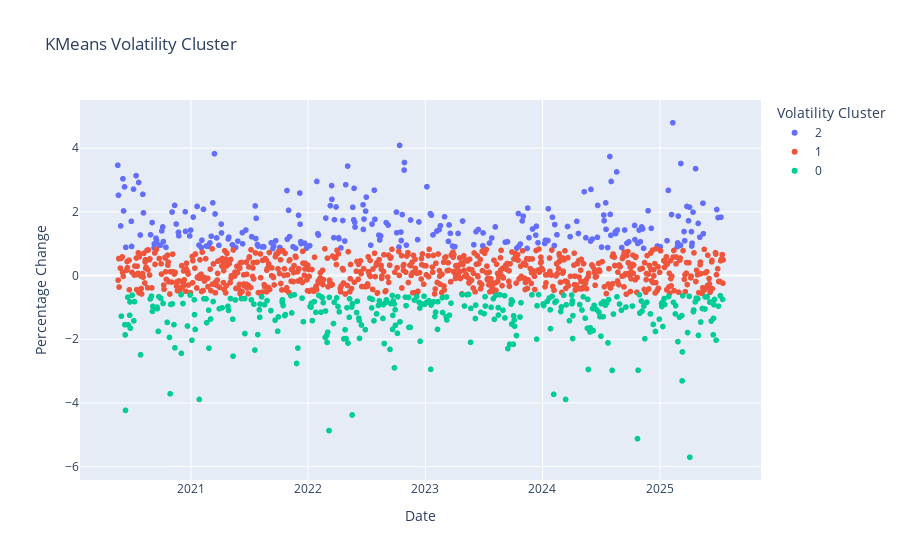

The cell this chart's notebook holds for it:
### Markdown cell above
### Checking the volatility in percentage daily changes

### Code cell
fig = px.scatter(df_stock, x="date", y="perc_change", color="cluster_str", 
                 title="KMeans Volatility Cluster", 
                 labels={"date": "Date", "perc_change": "Percentage Change", 
                         "cluster_str": "Volatility Cluster",})
fig.show()

### Figure 1 — Plotly figure (JSON) as saved in the notebook; plotly's stock layout.template omitted (floating-point values rounded to 4 significant figures; data arrays with more than 128 entries replaced by an {"elided": "..."} marker saying what was removed)
{"data": [{"hovertemplate": "Volatility Cluster=2<br>Date=%{x}<br>Percentage Change=%{y}<extra></extra>", "legendgroup": "2", "marker": {"color": "#636efa", "symbol": "circle"}, "mode": "markers", "name": "2", "showlegend": true, "type": "scattergl", "x": {"elided": "252 str values"}, "xaxis": "x", "y": {"elided": "252 float values"}, "yaxis": "y"}, {"hovertemplate": "Volatility Cluster=1<br>Date=%{x}<br>Percentage Change=%{y}<extra></extra>", "legendgroup": "1", "marker": {"color": "#EF553B", "symbol": "circle"}, "mode": "markers", "name": "1", "showlegend": true, "type": "scattergl", "x": {"elided": "719 str values"}, "xaxis": "x", "y": {"elided": "719 float values"}, "yaxis": "y"}, {"hovertemplate": "Volatility Cluster=0<br>Date=%{x}<br>Percentage Change=%{y}<extra></extra>", "legendgroup": "0", "marker": {"color": "#00cc96", "symbol": "circle"}, "mode": "markers", "name": "0", "showlegend": true, "type": "scattergl", "x": {"elided": "324 str values"}, "xaxis": "x", "y": {"elided": "324 float values"}, "yaxis": "y"}], "layout": {"legend": {"title": {"text": "Volatility Cluster"}, "tracegroupgap": 0}, "title": {"text": "KMeans Volatility Cluster"}, "xaxis": {"anchor": "y", "domain": [0, 1], "title": {"text": "Date"}}, "yaxis": {"anchor": "x", "domain": [0, 1], "title": {"text": "Percentage Change"}}}}
